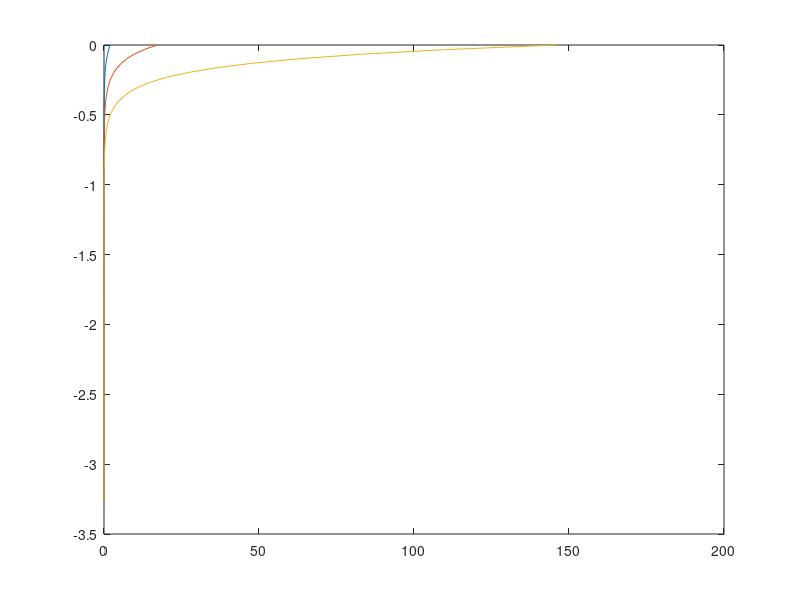
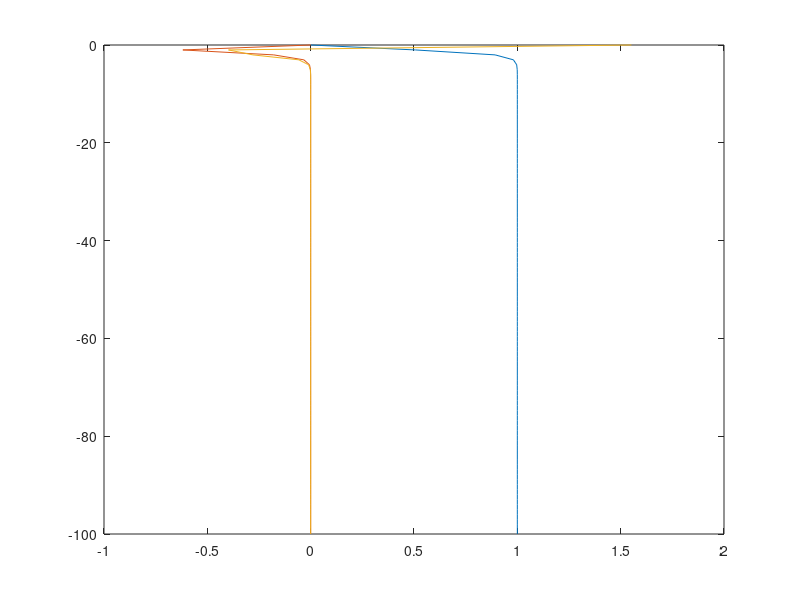
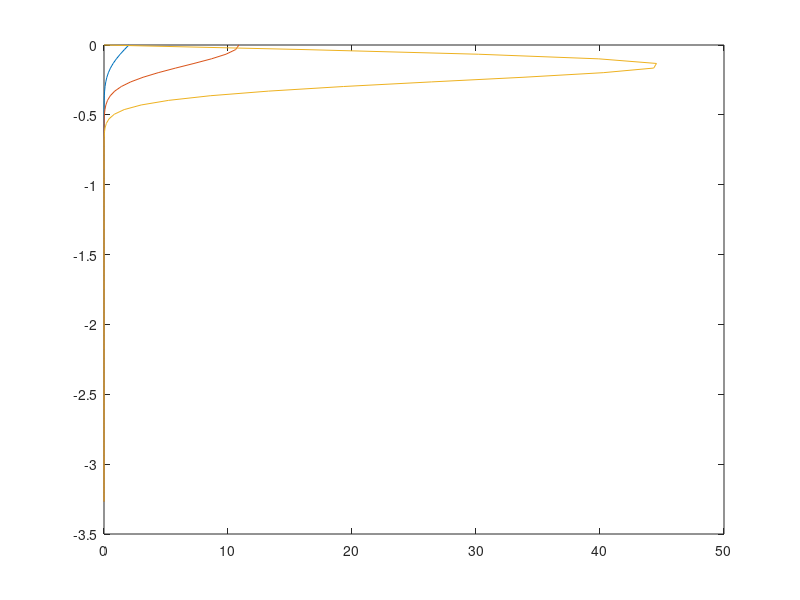

These charts were generated, in order, by the following MATLAB code:
clear;
%%
ud_nd = 2;
delta_nd = 0.234;
lambda_nd = 0.817;
h = 4*lambda_nd;
z = -linspace(0,h,100);
U(:,1) = ud_nd*exp(2*z/delta_nd);
U(:,2) = (2/delta_nd)*U(:,1);
U(:,3) = (2/delta_nd)*U(:,2);
figure('position',[100,50,540,720]);
plot(U,z);

%%
hr = 100;
zr = -linspace(0,hr,100);
c1 = 0.9988; c2 = 0.8814;
Ur(:,1) = (1-c1*cosh(c2*zr).^(-2));
Ur(:,2) = 2*c1*c2*tanh(c2*zr).*(sech(c2*zr)).^2;
Ur(:,3) = 2*c1*c2^2*(sech(c2*zr)).^2.*((sech(c2*zr)).^2-2*(tanh(c2*zr)).^2);
figure('position',[100,50,540,720]);
plot(Ur,zr);

%%
ud_nd = 2;
delta_nd = 0.234;
lambda_nd = 0.817;
h = 4*lambda_nd;
z = -linspace(0,h,100).';
U(:,1) = ud_nd*erfc(-2*z/delta_nd/sqrt(pi));
U(:,2) = 4*ud_nd*exp(-4*z.^2/pi/delta_nd^2)/pi/delta_nd;
U(:,3) = U(:,2).*(-8*z/pi/delta_nd^2);
figure('position',[100,50,540,720]);
plot(U,z);
